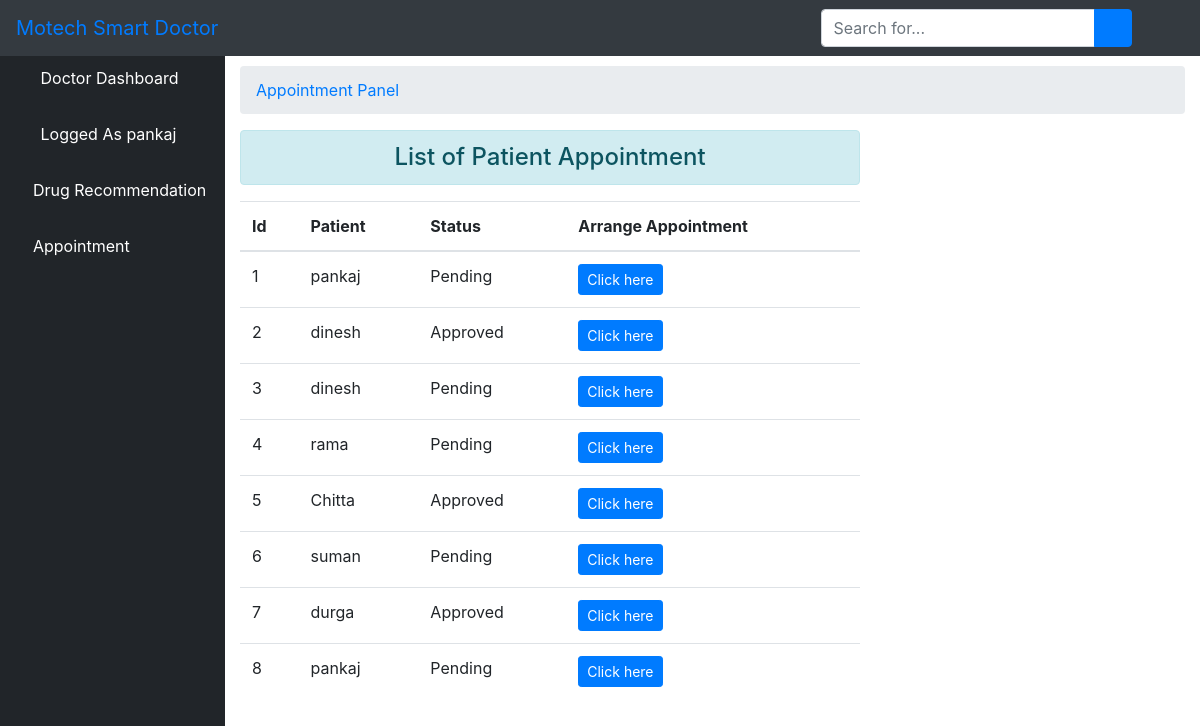
The app's page /meet/ (signed in) with its own data.
### core/models.py (models this page shows, shortened)
class User(AbstractUser):
    is_patient = models.BooleanField(default=False)
    is_doctor = models.BooleanField(default=False)
    phonenumber = models.CharField(max_length=200,null=True)

class Ment(models.Model):
    approved = models.BooleanField(default=False)
    time = models.CharField(max_length=200, null=True)
    patient = models.ForeignKey(User, related_name="pat", on_delete= models.CASCADE)
    doctor = models.ForeignKey(User, related_name="dor", on_delete= models.CASCADE, null=True)
    ment_day = models.DateTimeField(null=True)
    medical = models.ForeignKey(Medical, related_name="medical", on_delete= models.CASCADE, null=True)
    created_on = models.DateTimeField(auto_now_add=True)

### core/views.py (the view)
# urls.py: path('meet/', views.doctor_ment, name='meet_list'),
@login_required
def doctor_ment(request):
    user_id = request.user.id
    appointment = Ment.objects.all()
    context = {'ment':appointment, 'status':'1'}
    return render(request, 'doctor/ment.html', context)

### core/templates/doctor/ment.html (shortened to what this page needs)
{% extends 'doctor/base.html' %}
{% block body %}
 <div id="content-wrapper">
        <div class="container-fluid">
            <ol class="breadcrumb">
                <li class="breadcrumb-item">
                    <a href="">Appointment Panel</a>
                </li>
            </ol>
            <div class="row">
            <div class="col-sm-8">
                <h4 class="text-center alert alert-info">List of Patient Appointment</h4>
                <table class="table table-hover">
                    <thead>
                        <tr>
                            <th scope="col">Id</th>
                            <th scope="col">Patient</th>
                            <th scope="col">Status</th>
                            <th scope="col">Arrange Appointment</th>
                        </tr>
                    </thead>
                    <tbody id="mytable">
                        {% for d in ment %}
                        <tr>
                            <td>{{ d.id }}</td>
                            <td>{{ d.patient.username }}</td>
                            <td> {% if d.approved == True %}
                                Approved
                                {% else %}
                                Pending
                            {% endif %}</td>
                            <td><input class="btn btn-primary btn-sm btn_plan" type="button" data-sid="{{d.id}}" value="Click here" data-toggle="modal" data-target="#form"></td>
                        </tr>
                        {% endfor %}
                    </tbody>
                </table>
            </div>
            </div>
        </div>
        </div>
{% endblock %}

### core/templates/doctor/base.html (shortened to what this page needs)
{% load static %}
<!DOCTYPE html>
<html>
<head>
    <link rel="stylesheet" href="{% static 'core/css/bootstrap/four/bootstrap.css' %}">
    <link href="{% static 'core/css/sb-admin.css' %}" rel="stylesheet">
    <link href="{% static 'core/css/fontawesome-free/css/all.min.css' %}" rel="stylesheet" type="text/css">
</head>
<body id="page-top">
<nav class="navbar navbar-expand navbar-dark bg-dark fixed-top">
    <a class="navbar-brand mr-1 text-primary" href="">Motech Smart Doctor</a>
    <button class="btn btn-link btn-sm text-white order-1 order-sm-0" id="sidebarToggle" href="#">
        <i class="fas fa-bars"></i>
    </button>
    <form class="d-none d-md-inline-block form-inline ml-auto mr-0 mr-md-3 my-2 my-md-0">
        <div class="input-group">
            <input type="text" class="form-control" placeholder="Search for..." aria-label="Search" aria-describedby="basic-addon2">
            <div class="input-group-append">
                <button class="btn btn-primary" type="button">
                    <i class="fas fa-search"></i>
                </button>
            </div>
        </div>
    </form>
    <ul class="navbar-nav ml-auto ml-md-0">
        <li class="nav-item dropdown no-arrow">
            <a class="nav-link dropdown-toggle" href="#" id="userDropdown" role="button" data-toggle="dropdown" aria-haspopup="true" aria-expanded="false">
                <i class="fas fa-user-circle fa-fw text-primary"></i>
            </a>
        </li>
    </ul>
</nav>
<div id="wrapper" style="padding-top: 50px">
<ul class="sidebar navbar-nav">
    <li class="nav-item active">
        <a class="nav-link" href="{% url 'doctor' %}">
            <i class="fas fa-fw fa-tachometer-alt"></i>
            <span>Doctor Dashboard</span>
        </a>
    </li>
    <li class="nav-item active">
        <a class="nav-link" href="">
            <i class="fas fa-user-circle fa-fw text-primary"></i>
            <span>Logged As {{ user.username }}</span>
        </a>
    </li>
    <li class="nav-item">
        <a class="nav-link" href="{% url 'commend' %}">
            <i class="fas fa-medkit text-primary"></i>
            <span style="color: white">Drug Recommendation</span>
        </a>
    </li>
    <li class="nav-item">
        <a class="nav-link" href="{% url 'meet_list' %}">
            <i class="fas fa-calendar text-primary"></i>
            <span style="color: white">Appointment</span>
        </a>
    </li>
</ul>
    {% block body %}{% endblock %}
</div>

### records on screen
User: username "pankaj"
Ment: id "1", patient.username "pankaj", approved "Pending"
Ment: id "2", patient.username "dinesh", approved "Approved"
Ment: id "3", patient.username "dinesh", approved "Pending"
Ment: id "4", patient.username "rama", approved "Pending"
Ment: id "5", patient.username "Chitta", approved "Approved"
Ment: id "6", patient.username "suman", approved "Pending"
Ment: id "7", patient.username "durga", approved "Approved"
Ment: id "8", patient.username "pankaj", approved "Pending"
